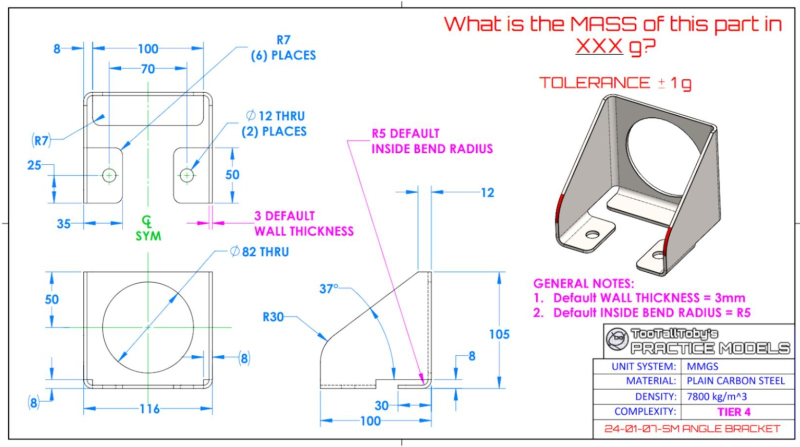
#> input picture WhatsApp Image 2026-06-13 at 18.10.05 (2).jpeg, 1600 x 893 px (shown at 1/2 size)
$ python -i drawing_primitives.py   (imports and definitions only)
#> lines starting #> are read from the running program, lines starting #| are printed output that depends on the picture; after the words box and inside, x2 and y2 are one past the last pixel; in counts of white or black regions, pixels touching at a corner belong together
"""Lightweight OpenCV primitive extraction for technical drawings.

The goal is not full drawing understanding. It produces a structured, deterministic hint
surface: line/circle/centerline/arrow/text-region candidates that can be persisted and
fed to agents alongside the original image and reprojection metrics.
"""

from __future__ import annotations

from pathlib import Path
from typing import Literal

from pydantic import BaseModel


class DrawingPrimitive(BaseModel):
    kind: Literal["line", "circle", "arc", "centerline", "dimension_arrow", "text_region"]
    bbox_norm: tuple[float, float, float, float]
    confidence: float
    data: dict = {}


class DrawingPrimitiveSet(BaseModel):
    primitives: list[DrawingPrimitive]
    counts: dict[str, int]
    digest: str
    image_size: tuple[int, int] | None = None  # width, height in pixels


_PROMPT_KIND_ORDER = {
    "circle": 0,
    "arc": 1,
    "centerline": 2,
    "line": 3,
    "dimension_arrow": 4,
    "text_region": 5,
}


def extract_drawing_primitives(path: str | Path) -> DrawingPrimitiveSet:
    """Extract simple drawing primitives from a PNG/JPEG using OpenCV only."""
    import cv2

    img = cv2.imread(str(path), cv2.IMREAD_COLOR)
#> img is the input picture: shape (893, 1600, 3); mean B, G, R 243.2, 239.9, 242.1
    if img is None:
        raise RuntimeError(f"could not read image {path}")

    gray = cv2.cvtColor(img, cv2.COLOR_BGR2GRAY)
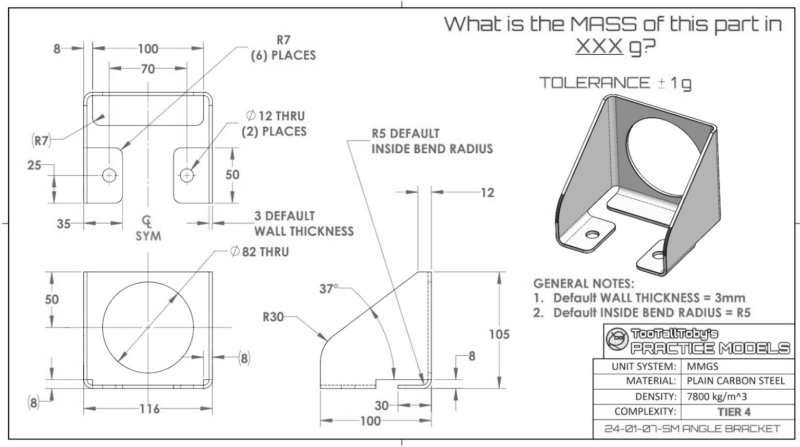
#> gray: shape (893, 1600) (shown at 1/2 size); min 3, max 255, mean 240.9
    _, dark = cv2.threshold(gray, 0, 255, cv2.THRESH_BINARY_INV + cv2.THRESH_OTSU)
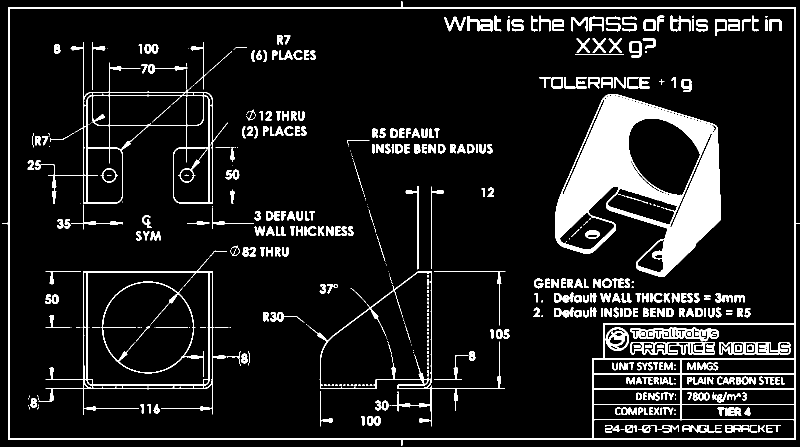
#> dark: shape (893, 1600) (shown at 1/2 size); 10.4% white; 530 white regions (163 under 20 px), largest, box (x1, y1, x2, y2) and area: (1110, 188, 1442, 554) 50380, (4, 2, 1600, 892) 21194, (83, 84, 456, 408) 6327
    primitives: list[DrawingPrimitive] = []

    primitives.extend(_line_primitives(cv2, dark))
    primitives.extend(_circle_primitives(cv2, gray))
    primitives.extend(_arc_primitives(cv2, dark))
    primitives.extend(_centerline_primitives(cv2, img))
    primitives.extend(_arrow_primitives(cv2, dark))
    primitives.extend(_text_region_primitives(cv2, dark))
    _assign_text_regions(primitives)

    counts: dict[str, int] = {}
    for p in primitives:
        counts[p.kind] = counts.get(p.kind, 0) + 1
    digest = "Primitive extraction: " + ", ".join(
        f"{kind}={count}" for kind, count in sorted(counts.items())
    )
    if not counts:
        digest = "Primitive extraction: no primitives detected"
    H, W = gray.shape
    return DrawingPrimitiveSet(
        primitives=primitives, counts=counts, digest=digest, image_size=(W, H)
    )


# [34 lines left out: function primitive_prompt_summary, not called in this run]


def _line_primitives(cv2, mask) -> list[DrawingPrimitive]:
    lines = cv2.HoughLinesP(
        mask, rho=1, theta=3.14159 / 180, threshold=35, minLineLength=25, maxLineGap=5
    )
#> lines = 1257 rows, first 6: [16, 16, 1590, 16], [16, 15, 1590, 15], [16, 878, 1590, 878], [16, 877, 1590, 877], [16, 14, 1590, 14], [16, 879, 1590, 879]
    if lines is None:
        return []
    H, W = mask.shape
#> H = 893; W = 1600
    out = []
    for x1, y1, x2, y2 in lines[:, 0][:80]:
        length = ((x2 - x1) ** 2 + (y2 - y1) ** 2) ** 0.5
        if length < 20:
            continue
        out.append(
            DrawingPrimitive(
                kind="line",
                bbox_norm=_bbox_norm((min(x1, x2), min(y1, y2), abs(x2 - x1) + 1, abs(y2 - y1) + 1), W, H),
                confidence=min(1.0, length / max(W, H)),
                data={"p1": [int(x1), int(y1)], "p2": [int(x2), int(y2)]},
            )
        )
#> this loop made 1 pass
#> (x1, y1, x2, y2, length, x in _bbox_norm, y in _bbox_norm, w in _bbox_norm) on pass 1: (16, 16, 1590, 16, 1574, 16, 16, 1575)
#> after the loop, out = []
    return out


# [221 lines left out: functions _circle_primitives, _centerline_primitives, _arc_primitives, _arrow_primitives, _text_region_primitives, _assign_text_regions and 5 more, not called in this run]


def _fmt_box(box: tuple[float, float, float, float]) -> str:
    x, y, w, h = box
    return f"({x:.3f},{y:.3f},{w:.3f},{h:.3f})"


def _center(box: tuple[float, float, float, float]) -> tuple[float, float]:
    x, y, w, h = box
    return x + w / 2, y + h / 2


def _bbox_norm(box: tuple[int, int, int, int], width: int, height: int) -> tuple[float, float, float, float]:
    x, y, w, h = box
    x = max(0, min(x, width - 1))
    y = max(0, min(y, height - 1))
    w = max(1, min(w, width - x))
    h = max(1, min(h, height - y))
    return (
        round(x / width, 4),
        round(y / height, 4),
        round(w / width, 4),
        round(h / height, 4),
    )

#> (the run stopped early here; a loop or call above may not have finished)
